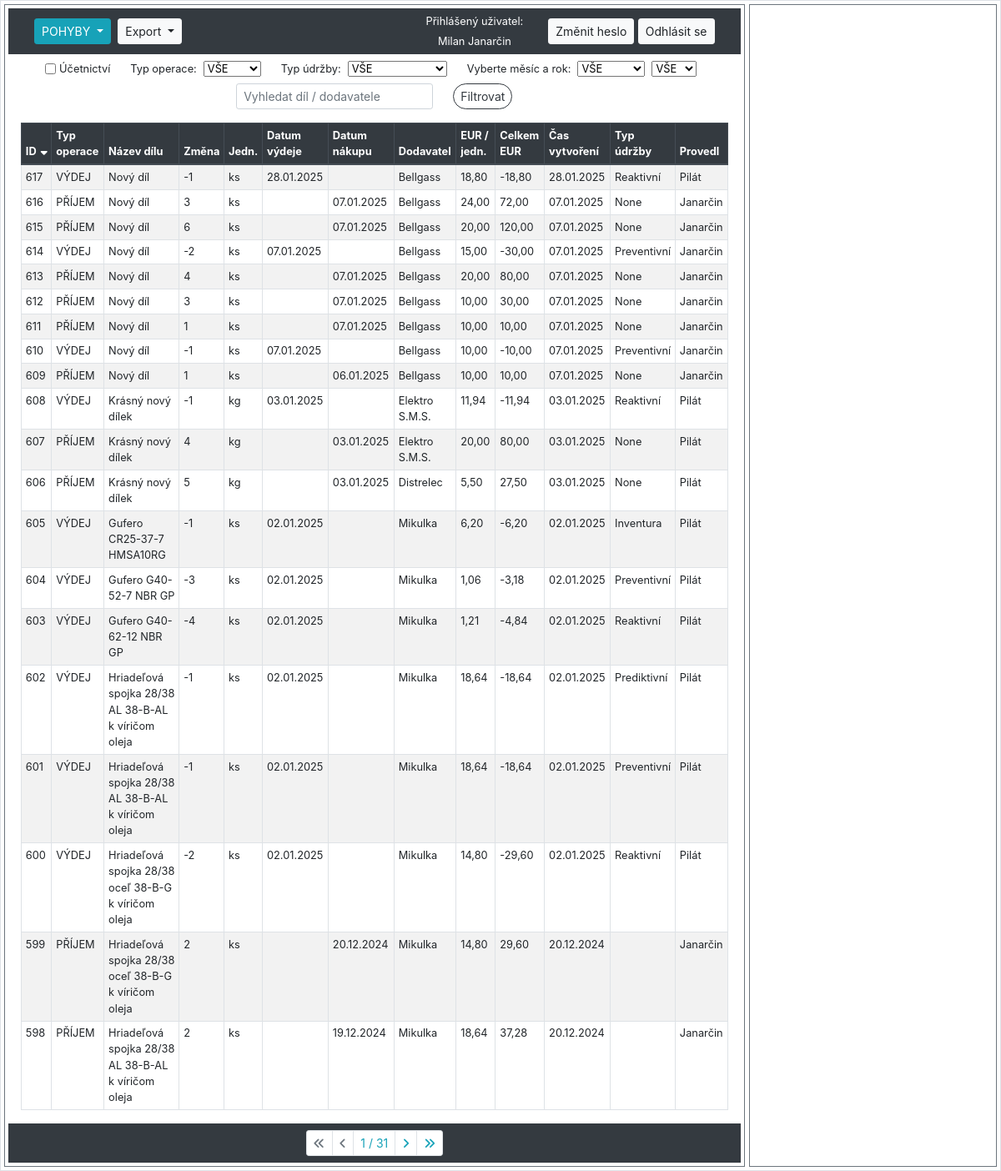
The app's page /sklad/audit_logs/ (signed in), older data.
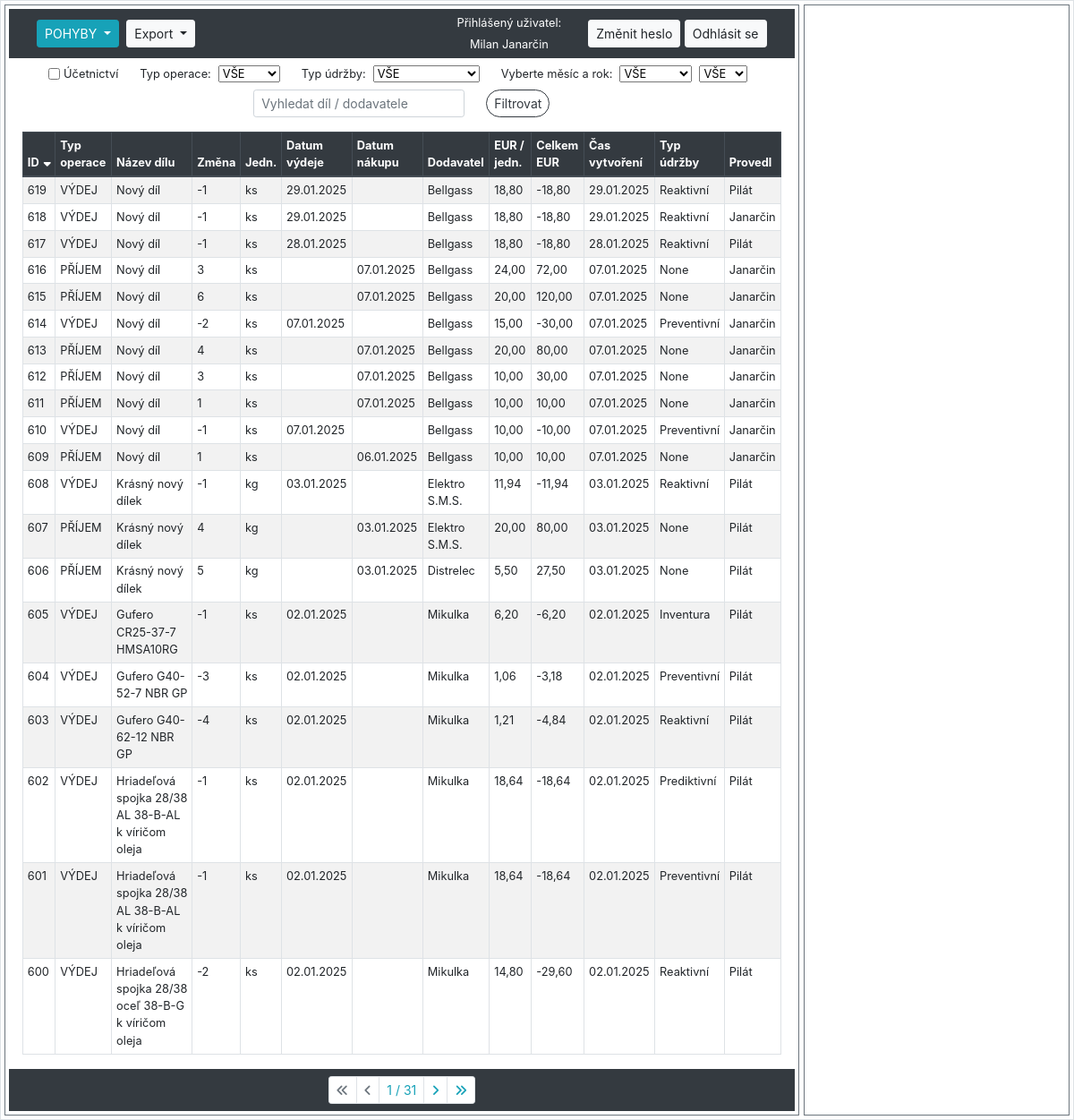
The same page, newer data.
### hpm_sklad/models.py (models this page shows, shortened)
class AuditLog(models.Model):
    class Meta:
        verbose_name_plural = "Auditovací logy"
        ordering = ["-id"]
    MOVEMENT_CHOICES = [
        ('PŘÍJEM', 'Příjem'),
        ('VÝDEJ', 'Výdej')
    ]
    UDRZBA_CHOICES = [
        ('Reaktivní', 'Reaktivní'),
        ('Preventivní', 'Preventivní'),
        ('Prediktivní', 'Prediktivní'),
        ('Inventura', 'Inventurní rozdíl'),
    ]
    ucetnictvi = models.BooleanField(verbose_name="Účetnictví")
    evidencni_cislo = models.ForeignKey(Sklad, on_delete=models.CASCADE, verbose_name="Evidenční číslo")
    interne_cislo = models.IntegerField(null=True, verbose_name="Číslo karty")
    objednano = models.CharField(max_length=100, null=True, blank=True, verbose_name="Objednáno?")
    nazev_dilu = models.CharField(max_length=100, verbose_name="Název dílu", db_index=True)
    zmena_mnozstvi = models.IntegerField(verbose_name="Změna množství")
    mnozstvi = models.PositiveIntegerField(verbose_name="Množství")
    jednotky = models.CharField(max_length=10, choices=JEDNOTKY_CHOICES, default='ks', verbose_name="Jednotky")
    typ_operace = models.CharField(max_length=10, choices=MOVEMENT_CHOICES, null=True, verbose_name="Typ operace")
    pouzite_zarizeni = models.CharField(max_length=70, null=True, verbose_name="Pro zařízení")
    umisteni = models.CharField(max_length=25, verbose_name="Umístění")
    dodavatel = models.CharField(max_length=70, verbose_name="Dodavatel")
    datum_vydeje = models.DateField(null=True, blank=True, verbose_name="Datum výdeje")
    datum_nakupu = models.DateField(null=True, blank=True, verbose_name="Datum nákupu")
    cislo_objednavky = models.CharField(max_length=20, null=True, blank=True, verbose_name="Číslo objednávky")
    jednotkova_cena_eur = models.FloatField(default=0.0, verbose_name="EUR/jednotka")
    celkova_cena_eur = models.FloatField(default=0.0, verbose_name="Celkem EUR")
    cas_vytvoreni = models.DateTimeField(auto_now_add=True, verbose_name="Čas vytvoření")
    operaci_provedl = models.ForeignKey(User, on_delete=models.CASCADE, verbose_name="Operaci provedl")
    typ_udrzby = models.CharField(max_length=20, choices=UDRZBA_CHOICES, null=True, verbose_name="Typ údržby")
    poznamka = models.CharField(null=True, blank=True, max_length=200, verbose_name="Poznámka")

### hpm_sklad/views.py (the view, shortened to what this page needs)
# urls.py: path('sklad/audit_logs/', views.AuditLogListView.as_view(), name='audit_log'),
class AuditLogListView(LoginRequiredMixin, ListView):
    model = AuditLog
    template_name = 'hpm_sklad/audit_log.html'
    paginate_by = 20
    export_csv = False
    graph = False
    graph_type_of_maintenance = False
    def get_context_data(self, **kwargs):
        context = super().get_context_data(**kwargs)
        selected_id = self.request.GET.get('selected', None)
        if selected_id:
            context['selected_item'] = get_object_or_404(AuditLog, id=selected_id)
        else:
            context['selected_item'] = None
        current_year = datetime.datetime.now().year
        context['years'] = range(current_year, 2023, -1)
        context.update({
            'db_table': 'audit_log',
            'sort': self.request.GET.get('sort', 'id'),
            'order': self.request.GET.get('order', 'down'),
            'query': self.request.GET.get('query', ''),
            'typ_operace': self.request.GET.get('typ_operace', 'VŠE'),
            'typ_udrzby': self.request.GET.get('typ_udrzby', 'VŠE'),
            'month': self.request.GET.get('month', 'VŠE'),
            'year': self.request.GET.get('year', 'VŠE'),
            'ucetnictvi': self.request.GET.get('ucetnictvi', ''),
            'current_user': self.request.user,
        })
        return context
    def get_queryset(self):
        queryset = AuditLog.objects.all()
        query = self.request.GET.get('query', '')
        sort = self.request.GET.get('sort', 'id')
        order = self.request.GET.get('order', 'down')
        typ_operace = self.request.GET.get('typ_operace', 'VŠE')
        typ_udrzby = self.request.GET.get('typ_udrzby', 'VŠE')
        self.month = self.request.GET.get('month', 'VŠE')
        self.year = self.request.GET.get('year', 'VŠE')
        if query:
            queryset = queryset.filter(
                Q(nazev_dilu__icontains=query) | Q(dodavatel__icontains=query)
            )
        if self.request.GET.get('ucetnictvi', '') == 'on':
            queryset = queryset.filter(ucetnictvi=True)
        if typ_operace != 'VŠE':
            queryset = queryset.filter(typ_operace=typ_operace)
        if typ_udrzby != 'VŠE':
            queryset = queryset.filter(typ_udrzby=typ_udrzby)
        if self.month != 'VŠE':
            queryset = queryset.filter(
                Q(datum_vydeje__month=self.month) | Q(datum_nakupu__month=self.month)
            )
        if self.year != 'VŠE':
            queryset = queryset.filter(
                Q(datum_vydeje__year=self.year) | Q(datum_nakupu__year=self.year)
            )
        if order == 'down':
            sort = f"-{sort}"
        queryset = queryset.order_by(sort)
        return queryset
    def render_to_response(self, context, **response_kwargs):
        if getattr(self, 'export_csv', False):
            return self.export_to_csv(self.get_queryset())
        elif getattr(self, 'graph_type_of_maintenance', False):
            return self.generate_graph_by_maintenance(self.get_queryset())
        elif getattr(self, 'graph', False):
            return self.generate_graph_to_pdf(self.get_queryset())
        else:
            return super().render_to_response(context, **response_kwargs)

### hpm_sklad/templates/hpm_sklad/audit_log.html (shortened to what this page needs)
{% extends "hpm_sklad/base_left_right_column.html" %}
{% load static %}
{% load custom_filters %}
{% block left_content %}
    <form method="GET" action="" class="form-inline justify-content-center align-items-center small my-2">
        <div class="form-group form-check mx-sm-2 mb-2">
            <input type="checkbox" class="form-check-input" name="ucetnictvi" id="ucetnictvi" {% if request.GET.ucetnictvi == 'on' %}checked{% endif %}>
            <label class="form-check-label mr-sm-2" for="ucetnictvi">Účetnictví</label>
        </div>
        <div class="form-group mx-sm-2 mb-2">
            <label for="typ_operace" class="mr-sm-2">Typ operace:</label>
            <select name="typ_operace" class="form-select form-select-sm mr-sm-2" id="typ_operace">
                <option value="VŠE" {% if request.GET.typ_operace == 'VŠE' or not request.GET.typ_operace %}selected{% endif %}>VŠE</option>
            </select>
        </div>
        <div class="form-group mx-sm-2 mb-2">
            <label for="typ_udrzby" class="mr-sm-2">Typ údržby:</label>
            <select name="typ_udrzby" class="form-select form-select-sm mr-sm-2" id="typ_udrzby">
                <option value="VŠE" {% if request.GET.typ_udrzby == 'VŠE' or not request.GET.typ_udrzby %}selected{% endif %}>VŠE</option>
            </select>
        </div>
        <div class="form-group ml-sm-2 mb-2">
            <label for="month" class="mr-sm-2">Vyberte měsíc a rok:</label>
            <select name="month" id="month" class="form-select form-select-sm mr-sm-2">
                <option value="VŠE" {% if request.GET.month == 'VŠE' or not request.GET.month %}selected{% endif %}>VŠE</option>
            </select>
        </div>
        <div class="form-group mr-sm-2 mb-2">
            <select name="year" id="year" class="form-select form-select-sm mr-sm-2">
                <option value="VŠE" {% if request.GET.year == 'VŠE' or not request.GET.year %}selected{% endif %}>VŠE</option>
            </select>
        </div>
        <div class="form-group mx-sm-2 mb-2">
            <input class="form-control form-control-sm mr-sm-2" type="text" name="query" placeholder="Vyhledat díl / dodavatele" value="{{ request.GET.query }}">
        </div>
        <div class="form-group mx-sm-2 mb-2">
            <button class="btn btn-outline-dark btn-sm rounded-pill" type="submit">Filtrovat</button>
        </div>
    </form>
    <div class="container-fluid">
        <table class="table table-sm table-hover table-striped table-bordered">
            <thead class="thead-dark">
                <tr>
                    {% with request.GET.urlencode as querystring %}
                        <th>
                            <a href="?sort=id&order={% if request.GET.sort == 'id' and request.GET.order == 'up' %}down{% else %}up{% endif %}&{{ querystring|url_remove_param:'sort,order' }}">
                                ID
                                {% if not request.GET.sort %}
                                    <i class="fas fa-sort-down"></i>
                                {% endif %}
                            </a>
                        </th>
                        <th>
                            <a href="?sort=typ_operace&order={% if request.GET.sort == 'typ_operace' and request.GET.order == 'up' %}down{% else %}up{% endif %}&{{ querystring|url_remove_param:'sort,order' }}">
                                Typ operace
                            </a>
                        </th>
                        <th>
                            <a href="?sort=nazev_dilu&order={% if request.GET.sort == 'nazev_dilu' and request.GET.order == 'up' %}down{% else %}up{% endif %}&{{ querystring|url_remove_param:'sort,order' }}">
                                Název dílu
                            </a>
                        </th>
                        <th>
                            <a href="?sort=zmena_mnozstvi&order={% if request.GET.sort == 'zmena_mnozstvi' and request.GET.order == 'up' %}down{% else %}up{% endif %}&{{ querystring|url_remove_param:'sort,order' }}">
                                Změna
                            </a>
                        </th>
                        <th>
                            <a href="?sort=jednotky&order={% if request.GET.sort == 'jednotky' and request.GET.order == 'up' %}down{% else %}up{% endif %}&{{ querystring|url_remove_param:'sort,order' }}">
                                Jedn.
                            </a>
                        </th>
                        <th>
                            <a href="?sort=datum_vydeje&order={% if request.GET.sort == 'datum_vydeje' and request.GET.order == 'up' %}down{% else %}up{% endif %}&{{ querystring|url_remove_param:'sort,order' }}">
                                Datum výdeje
                            </a>
                        </th>
                        <th>
                            <a href="?sort=datum_nakupu&order={% if request.GET.sort == 'datum_nakupu' and request.GET.order == 'up' %}down{% else %}up{% endif %}&{{ querystring|url_remove_param:'sort,order' }}">
                                Datum nákupu
                            </a>
                        </th>
                        <th>
                            <a href="?sort=dodavatel&order={% if request.GET.sort == 'dodavatel' and request.GET.order == 'up' %}down{% else %}up{% endif %}&{{ querystring|url_remove_param:'sort,order' }}">
                                Dodavatel
                            </a>
                        </th>
                        <th>
                            <a href="?sort=jednotkova_cena_eur&order={% if request.GET.sort == 'jednotkova_cena_eur' and request.GET.order == 'up' %}down{% else %}up{% endif %}&{{ querystring|url_remove_param:'sort,order' }}">
                                EUR / jedn.
                            </a>
                        </th>
                        <th>
                            <a href="?sort=celkova_cena_eur&order={% if request.GET.sort == 'celkova_cena_eur' and request.GET.order == 'up' %}down{% else %}up{% endif %}&{{ querystring|url_remove_param:'sort,order' }}">
                                Celkem EUR
                            </a>
                        </th>
                        <th>
                            <a href="?sort=cas_vytvoreni&order={% if request.GET.sort == 'cas_vytvoreni' and request.GET.order == 'up' %}down{% else %}up{% endif %}&{{ querystring|url_remove_param:'sort,order' }}">
                                Čas vytvoření
                            </a>
                        </th>
                        <th>
                            <a href="?sort=typ_udrzby&order={% if request.GET.sort == 'typ_udrzby' and request.GET.order == 'up' %}down{% else %}up{% endif %}&{{ querystring|url_remove_param:'sort,order' }}">
                                Typ údržby
                            </a>
                        </th>
                        <th>
                            <a href="?sort=operaci_provedl&order={% if request.GET.sort == 'operaci_provedl' and request.GET.order == 'up' %}down{% else %}up{% endif %}&{{ querystring|url_remove_param:'sort,order' }}">
                                Provedl
                            </a>
                        </th>
                    {% endwith %}
                </tr>
            </thead>
            <tbody class="show-pointer">
                {% for item in object_list %}
                    <tr data-id="{{ item.pk }}" data-detail-url="{% url 'detail_audit_log' item.pk %}" onclick="loadDetail('{% url 'detail_audit_log' item.pk %}', '{{ item.pk }}')"
                    {% if item.pk == selected_item.pk %} class="table-info"{% endif %}>
                        <td>{{ item.pk }}</td>
                        <td>{{ item.typ_operace }}</td>
                        <td>{{ item.nazev_dilu|truncatechars:58 }}</td>
                        <td>{{ item.zmena_mnozstvi }}</td>
                        <td>{{ item.jednotky }}</td>
                        <td>{{ item.datum_vydeje | date:"d.m.Y" }}</td>
                        <td>{{ item.datum_nakupu | date:"d.m.Y" }}</td>
                        <td>{{ item.dodavatel|truncatechars:20 }}</td>
                        <td>{{ item.jednotkova_cena_eur|floatformat:2 }}</td>
                        <td>{{ item.celkova_cena_eur|floatformat:2 }}</td>
                        <td>{{ item.cas_vytvoreni|date:"d.m.Y" }}</td>
                        <td>{{ item.typ_udrzby }}</td>
                        <td>{{ item.operaci_provedl.last_name }}</td>
                    </tr>
                {% endfor %}
            </tbody>
        </table>
    </div>
    {% include "hpm_sklad/pagination.html" %}
{% endblock %}

### hpm_sklad/templates/hpm_sklad/navbar.html (shortened to what this page needs)
<nav class="navbar navbar-expand-lg navbar-dark bg-dark">
    <div class="col">
        <div class="btn-group btn-group-sm dropdown my-1 mr-1">
            <button class="btn btn-info dropdown-toggle" type="button" id="dropdownMenuButton1" data-toggle="dropdown" aria-haspopup="true" aria-expanded="false">
                {% if db_table == 'sklad' %}SKLAD{% elif db_table == 'audit_log' %}POHYBY{% elif db_table == 'dodavatele' %}DODAVATELÉ{% elif db_table == 'poptavky' %}POPTÁVKY{% else %}Výběr modulu{% endif %}
            </button>
        </div>
        {% if db_table == 'sklad' or db_table == 'audit_log' or db_table == 'dodavatele' %}
            <div class="btn-group btn-group-sm dropdown mr-1">
                <button class="btn btn-light dropdown-toggle" type="button" id="dropdownMenuButton2" data-toggle="dropdown" aria-haspopup="true" aria-expanded="false">
                    Export
                </button>
            </div>
        {% endif %}
    </div>
    {% if user.is_authenticated %}
        <div class="col-auto">
            <div>
                <p class="h6 small text-white">Přihlášený uživatel:</p>
            </div>
            <div>
                <p class="h6 small text-center my-0 text-white">{{ current_user.first_name }} {{ current_user.last_name }}</p>
            </div>
        </div>
        <div class="col-auto">
            <a class="btn btn-light btn-sm" href="{% url 'custom_password_change' %}">Změnit heslo</a>
            <a class="btn btn-light btn-sm" href="{% url 'logout' %}">Odhlásit se</a>
        </div>
    {% else %}
        <div class="col-auto">
            <a class="btn btn-light btn-sm" href="{% url 'login' %}">Přihlásit se</a>
        </div>
    {% endif %}
</nav>

Row changes from the older to the newer data that the page shows:
no longer on this page (row unchanged): AuditLog: pk "599", typ_operace "PŘÍJEM", nazev_dilu "Hriadeľová spojka 28/38 oceľ 38-B-G k víričom oleja", zmena_mnozstvi "2", jednotky "ks", datum_nakupu "20.12.2024", dodavatel "Mikulka", jednotkova_cena_eur "14,80", celkova_cena_eur "29,60", cas_vytvoreni "20.12.2024", operaci_provedl.last_name "Janarčin"
no longer on this page (row unchanged): AuditLog: pk "598", typ_operace "PŘÍJEM", nazev_dilu "Hriadeľová spojka 28/38 AL 38-B-AL k víričom oleja", zmena_mnozstvi "2", jednotky "ks", datum_nakupu "19.12.2024", dodavatel "Mikulka", jednotkova_cena_eur "18,64", celkova_cena_eur "37,28", cas_vytvoreni "20.12.2024", operaci_provedl.last_name "Janarčin"
added AuditLog: pk "619", typ_operace "VÝDEJ", nazev_dilu "Nový díl", zmena_mnozstvi "-1", jednotky "ks", datum_vydeje "29.01.2025", dodavatel "Bellgass", jednotkova_cena_eur "18,80", celkova_cena_eur "-18,80", cas_vytvoreni "29.01.2025", typ_udrzby "Reaktivní", operaci_provedl.last_name "Pilát"
added AuditLog: pk "618", typ_operace "VÝDEJ", nazev_dilu "Nový díl", zmena_mnozstvi "-1", jednotky "ks", datum_vydeje "29.01.2025", dodavatel "Bellgass", jednotkova_cena_eur "18,80", celkova_cena_eur "-18,80", cas_vytvoreni "29.01.2025", typ_udrzby "Reaktivní", operaci_provedl.last_name "Janarčin"
